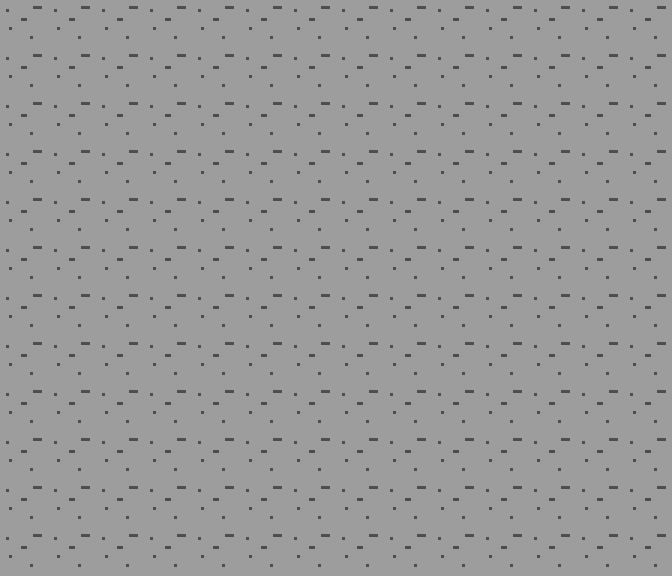

Below is a game level as drawn by its tile map, then a one-line description and the .tmx file that defines it, in full:
An orthogonal 14x12 tile map with 48x48 px tiles, 1 tile layer (Tile Layer 1).

<map version="1.5" tiledversion="1.5.0" orientation="orthogonal" renderorder="left-up" width="14" height="12" tilewidth="48" tileheight="48" infinite="0" nextlayerid="2" nextobjectid="1">
 <tileset firstgid="1" source="spritesheet.tsx" />
 <layer id="1" name="Tile Layer 1" width="14" height="12">
  <data encoding="csv">
86,86,86,86,86,86,86,86,86,86,86,86,86,86,
86,86,86,86,86,86,86,86,86,86,86,86,86,86,
86,86,86,86,86,86,86,86,86,86,86,86,86,86,
86,86,86,86,86,86,86,86,86,86,86,86,86,86,
86,86,86,86,86,86,86,86,86,86,86,86,86,86,
86,86,86,86,86,86,86,86,86,86,86,86,86,86,
86,86,86,86,86,86,86,86,86,86,86,86,86,86,
86,86,86,86,86,86,86,86,86,86,86,86,86,86,
86,86,86,86,86,86,86,86,86,86,86,86,86,86,
86,86,86,86,86,86,86,86,86,86,86,86,86,86,
86,86,86,86,86,86,86,86,86,86,86,86,86,86,
86,86,86,86,86,86,86,86,86,86,86,86,86,86
</data>
 </layer>
</map>
